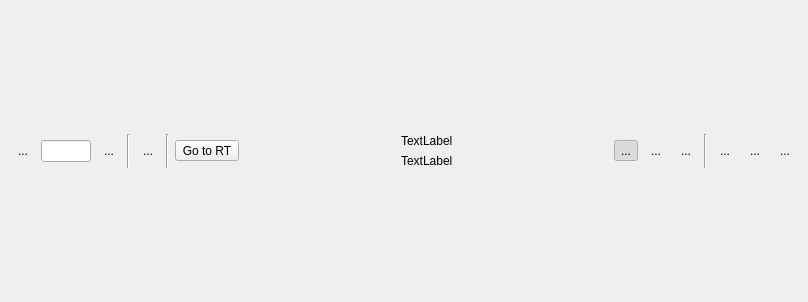
<?xml version="1.0" encoding="UTF-8"?>
<ui version="4.0">
 <class>TimeBarWidget</class>
 <widget class="QWidget" name="TimeBarWidget">
  <property name="geometry">
   <rect>
    <x>0</x>
    <y>0</y>
    <width>808</width>
    <height>302</height>
   </rect>
  </property>
  <property name="acceptDrops">
   <bool>true</bool>
  </property>
  <property name="windowTitle">
   <string>Form</string>
  </property>
  <layout class="QVBoxLayout" name="verticalLayout">
   <item>
    <layout class="QHBoxLayout" name="horizontalLayout">
     <item>
      <widget class="QToolButton" name="_speedDownButton">
       <property name="toolTip">
        <string/>
       </property>
       <property name="text">
        <string>...</string>
       </property>
       <property name="autoRaise">
        <bool>true</bool>
       </property>
       <property name="helpIndex" stdset="0">
        <string>GPCCCM_L_CML_0560</string>
       </property>
      </widget>
     </item>
     <item>
      <widget class="QLineEdit" name="_speedEdit">
       <property name="minimumSize">
        <size>
         <width>50</width>
         <height>0</height>
        </size>
       </property>
       <property name="maximumSize">
        <size>
         <width>35</width>
         <height>16777215</height>
        </size>
       </property>
       <property name="toolTip">
        <string/>
       </property>
       <property name="text">
        <string/>
       </property>
       <property name="maxLength">
        <number>5</number>
       </property>
       <property name="dragEnabled">
        <bool>false</bool>
       </property>
       <property name="readOnly">
        <bool>false</bool>
       </property>
       <property name="helpIndex" stdset="0">
        <string>GPCCCM_L_CML_0555</string>
       </property>
      </widget>
     </item>
     <item>
      <widget class="QToolButton" name="_speedUpButton">
       <property name="toolTip">
        <string/>
       </property>
       <property name="text">
        <string>...</string>
       </property>
       <property name="autoRaise">
        <bool>true</bool>
       </property>
       <property name="helpIndex" stdset="0">
        <string>GPCCCM_L_CML_0570</string>
       </property>
      </widget>
     </item>
     <item>
      <widget class="Line" name="line_3">
       <property name="orientation">
        <enum>Qt::Vertical</enum>
       </property>
      </widget>
     </item>
     <item>
      <widget class="QToolButton" name="_startButton">
       <property name="enabled">
        <bool>true</bool>
       </property>
       <property name="toolTip">
        <string/>
       </property>
       <property name="text">
        <string>...</string>
       </property>
       <property name="checkable">
        <bool>true</bool>
       </property>
       <property name="checked">
        <bool>false</bool>
       </property>
       <property name="autoRaise">
        <bool>true</bool>
       </property>
       <property name="helpIndex" stdset="0">
        <string>GPCCCM_L_CML_0550</string>
       </property>
      </widget>
     </item>
     <item>
      <widget class="Line" name="line_6">
       <property name="orientation">
        <enum>Qt::Vertical</enum>
       </property>
      </widget>
     </item>
     <item>
      <widget class="QToolButton" name="_realTimeButton">
       <property name="toolTip">
        <string/>
       </property>
       <property name="text">
        <string>Go to RT</string>
       </property>
       <property name="checkable">
        <bool>false</bool>
       </property>
       <property name="checked">
        <bool>false</bool>
       </property>
      </widget>
     </item>
     <item>
      <spacer name="horizontalSpacer">
       <property name="orientation">
        <enum>Qt::Horizontal</enum>
       </property>
       <property name="sizeHint" stdset="0">
        <size>
         <width>40</width>
         <height>20</height>
        </size>
       </property>
      </spacer>
     </item>
     <item>
      <layout class="QVBoxLayout" name="verticalLayout_3" stretch="0,0">
       <item>
        <widget class="QLabel" name="_currentTimeLabel">
         <property name="toolTip">
          <string/>
         </property>
         <property name="text">
          <string>TextLabel</string>
         </property>
         <property name="helpIndex" stdset="0">
          <string>GPCCCM_L_CML_0565</string>
         </property>
        </widget>
       </item>
       <item>
        <widget class="QLabel" name="_timelineTimeLabel">
         <property name="toolTip">
          <string/>
         </property>
         <property name="text">
          <string>TextLabel</string>
         </property>
         <property name="helpIndex" stdset="0">
          <string>GPCCCM_L_CML_0566</string>
         </property>
        </widget>
       </item>
      </layout>
     </item>
     <item>
      <spacer name="horizontalSpacer_3">
       <property name="orientation">
        <enum>Qt::Horizontal</enum>
       </property>
       <property name="sizeHint" stdset="0">
        <size>
         <width>40</width>
         <height>20</height>
        </size>
       </property>
      </spacer>
     </item>
     <item>
      <widget class="QToolButton" name="_normalModeButton">
       <property name="toolTip">
        <string/>
       </property>
       <property name="text">
        <string>...</string>
       </property>
       <property name="checkable">
        <bool>true</bool>
       </property>
       <property name="checked">
        <bool>true</bool>
       </property>
       <property name="autoRaise">
        <bool>true</bool>
       </property>
       <property name="helpIndex" stdset="0">
        <string>GPCCCM_L_CML_0525</string>
       </property>
       <attribute name="buttonGroup">
        <string notr="true">_modeButtonGroup</string>
       </attribute>
      </widget>
     </item>
     <item>
      <widget class="QToolButton" name="_extendedModeButton">
       <property name="toolTip">
        <string/>
       </property>
       <property name="text">
        <string>...</string>
       </property>
       <property name="checkable">
        <bool>true</bool>
       </property>
       <property name="autoRaise">
        <bool>true</bool>
       </property>
       <property name="helpIndex" stdset="0">
        <string>GPCCCM_L_CML_0535</string>
       </property>
       <attribute name="buttonGroup">
        <string notr="true">_modeButtonGroup</string>
       </attribute>
      </widget>
     </item>
     <item>
      <widget class="QToolButton" name="_slidingModeButton">
       <property name="toolTip">
        <string/>
       </property>
       <property name="text">
        <string>...</string>
       </property>
       <property name="checkable">
        <bool>true</bool>
       </property>
       <property name="autoRaise">
        <bool>true</bool>
       </property>
       <property name="helpIndex" stdset="0">
        <string>GPCCCM_L_CML_0545</string>
       </property>
       <attribute name="buttonGroup">
        <string notr="true">_modeButtonGroup</string>
       </attribute>
      </widget>
     </item>
     <item>
      <widget class="Line" name="line_4">
       <property name="orientation">
        <enum>Qt::Vertical</enum>
       </property>
      </widget>
     </item>
     <item>
      <widget class="QToolButton" name="_sessionButton">
       <property name="toolTip">
        <string/>
       </property>
       <property name="text">
        <string>...</string>
       </property>
       <property name="autoRaise">
        <bool>true</bool>
       </property>
       <property name="helpIndex" stdset="0">
        <string>GPCCCM_L_CML_0520</string>
       </property>
      </widget>
     </item>
     <item>
      <widget class="QToolButton" name="_dataSetButton">
       <property name="toolTip">
        <string/>
       </property>
       <property name="text">
        <string>...</string>
       </property>
       <property name="autoRaise">
        <bool>true</bool>
       </property>
       <property name="helpIndex" stdset="0">
        <string>GPCCCM_L_CML_0530</string>
       </property>
      </widget>
     </item>
     <item>
      <widget class="QToolButton" name="_recordSetButton">
       <property name="toolTip">
        <string/>
       </property>
       <property name="text">
        <string>...</string>
       </property>
       <property name="autoRaise">
        <bool>true</bool>
       </property>
       <property name="helpIndex" stdset="0">
        <string>GPCCCM_L_CML_0540</string>
       </property>
      </widget>
     </item>
    </layout>
   </item>
   <item>
    <layout class="QHBoxLayout" name="horizontalLayout_2">
     <item>
      <layout class="QVBoxLayout" name="verticalLayout_2"/>
     </item>
    </layout>
   </item>
  </layout>
 </widget>
 <resources/>
 <connections/>
 <buttongroups>
  <buttongroup name="_modeButtonGroup"/>
 </buttongroups>
</ui>
